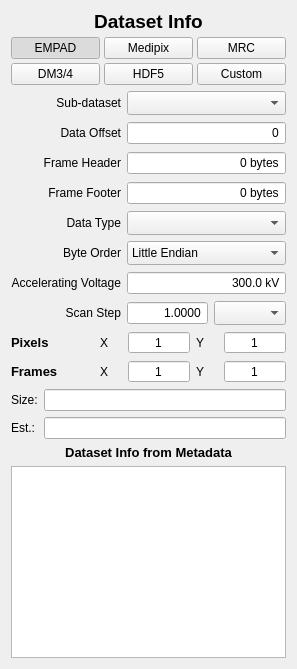
        <widget class="QFrame" name="DatasetInfoFrame">
         <property name="enabled">
          <bool>true</bool>
         </property>
         <layout class="QVBoxLayout" name="DatasetInfoVGrid">
          <property name="sizeConstraint">
           <enum>QLayout::SetMinimumSize</enum>
          </property>
          <item>
           <widget class="QLabel" name="ImpDatasetInfoLabel">
            <property name="maximumSize">
             <size>
              <width>16777215</width>
              <height>20</height>
             </size>
            </property>
            <property name="font">
             <font>
              <pointsize>14</pointsize>
              <weight>75</weight>
              <bold>true</bold>
             </font>
            </property>
            <property name="text">
             <string>Dataset Info</string>
            </property>
            <property name="alignment">
             <set>Qt::AlignCenter</set>
            </property>
           </widget>
          </item>
          <item>
           <layout class="QGridLayout" name="ImpFileTypeButtonGrid">
            <property name="spacing">
             <number>4</number>
            </property>
            <item row="0" column="0">
             <widget class="QPushButton" name="EMPADButton">
              <property name="enabled">
               <bool>true</bool>
              </property>
              <property name="text">
               <string>EMPAD</string>
              </property>
              <property name="checkable">
               <bool>true</bool>
              </property>
              <property name="checked">
               <bool>true</bool>
              </property>
              <property name="autoExclusive">
               <bool>true</bool>
              </property>
             </widget>
            </item>
            <item row="0" column="1">
             <widget class="QPushButton" name="MedipixButton">
              <property name="enabled">
               <bool>true</bool>
              </property>
              <property name="text">
               <string>Medipix</string>
              </property>
              <property name="checkable">
               <bool>true</bool>
              </property>
              <property name="autoExclusive">
               <bool>true</bool>
              </property>
             </widget>
            </item>
            <item row="0" column="2">
             <widget class="QPushButton" name="MRCButton">
              <property name="enabled">
               <bool>true</bool>
              </property>
              <property name="text">
               <string>MRC</string>
              </property>
              <property name="checkable">
               <bool>true</bool>
              </property>
              <property name="autoExclusive">
               <bool>true</bool>
              </property>
             </widget>
            </item>
            <item row="1" column="0">
             <widget class="QPushButton" name="DM34Button">
              <property name="enabled">
               <bool>true</bool>
              </property>
              <property name="text">
               <string>DM3/4</string>
              </property>
              <property name="checkable">
               <bool>true</bool>
              </property>
              <property name="autoExclusive">
               <bool>true</bool>
              </property>
             </widget>
            </item>
            <item row="1" column="1">
             <widget class="QPushButton" name="HDF5Button">
              <property name="enabled">
               <bool>true</bool>
              </property>
              <property name="text">
               <string>HDF5</string>
              </property>
              <property name="checkable">
               <bool>true</bool>
              </property>
              <property name="autoExclusive">
               <bool>true</bool>
              </property>
             </widget>
            </item>
            <item row="1" column="2">
             <widget class="QPushButton" name="CustomButton">
              <property name="enabled">
               <bool>true</bool>
              </property>
              <property name="text">
               <string>Custom</string>
              </property>
              <property name="checkable">
               <bool>true</bool>
              </property>
              <property name="autoExclusive">
               <bool>true</bool>
              </property>
             </widget>
            </item>
           </layout>
          </item>
          <item>
           <layout class="QFormLayout" name="ImpDatasetStructGrid">
            <property name="labelAlignment">
             <set>Qt::AlignRight|Qt::AlignTrailing|Qt::AlignVCenter</set>
            </property>
            <item row="0" column="0">
             <widget class="QLabel" name="ImpSubImgLabel">
              <property name="text">
               <string>Sub-dataset</string>
              </property>
              <property name="alignment">
               <set>Qt::AlignRight|Qt::AlignTrailing|Qt::AlignVCenter</set>
              </property>
              <property name="buddy">
               <cstring>ImpSubImg</cstring>
              </property>
             </widget>
            </item>
            <item row="0" column="1">
             <widget class="QComboBox" name="ImpSubImg">
              <property name="minimumSize">
               <size>
                <width>0</width>
                <height>24</height>
               </size>
              </property>
             </widget>
            </item>
            <item row="1" column="0">
             <widget class="QLabel" name="DataOffsetLabel">
              <property name="text">
               <string>Data Offset</string>
              </property>
              <property name="alignment">
               <set>Qt::AlignRight|Qt::AlignTrailing|Qt::AlignVCenter</set>
              </property>
              <property name="buddy">
               <cstring>DataOffset</cstring>
              </property>
             </widget>
            </item>
            <item row="2" column="0">
             <widget class="QLabel" name="FrHeadLabel">
              <property name="text">
               <string>Frame Header</string>
              </property>
              <property name="alignment">
               <set>Qt::AlignRight|Qt::AlignTrailing|Qt::AlignVCenter</set>
              </property>
              <property name="buddy">
               <cstring>FrHead</cstring>
              </property>
             </widget>
            </item>
            <item row="3" column="0">
             <widget class="QLabel" name="FrFootLabel">
              <property name="text">
               <string>Frame Footer</string>
              </property>
              <property name="alignment">
               <set>Qt::AlignRight|Qt::AlignTrailing|Qt::AlignVCenter</set>
              </property>
              <property name="buddy">
               <cstring>FrFoot</cstring>
              </property>
             </widget>
            </item>
            <item row="4" column="0">
             <widget class="QLabel" name="ImpDataTypeLabel">
              <property name="text">
               <string>Data Type</string>
              </property>
              <property name="alignment">
               <set>Qt::AlignRight|Qt::AlignTrailing|Qt::AlignVCenter</set>
              </property>
              <property name="buddy">
               <cstring>ImpDataType</cstring>
              </property>
             </widget>
            </item>
            <item row="4" column="1">
             <widget class="QComboBox" name="ImpDataType">
              <property name="minimumSize">
               <size>
                <width>0</width>
                <height>24</height>
               </size>
              </property>
             </widget>
            </item>
            <item row="5" column="0">
             <widget class="QLabel" name="ImpByteOrderLabel">
              <property name="text">
               <string>Byte Order</string>
              </property>
              <property name="alignment">
               <set>Qt::AlignRight|Qt::AlignTrailing|Qt::AlignVCenter</set>
              </property>
              <property name="buddy">
               <cstring>ImpByteOrder</cstring>
              </property>
             </widget>
            </item>
            <item row="5" column="1">
             <widget class="QComboBox" name="ImpByteOrder">
              <property name="minimumSize">
               <size>
                <width>0</width>
                <height>24</height>
               </size>
              </property>
              <property name="inputMethodHints">
               <set>Qt::ImhNone</set>
              </property>
              <item>
               <property name="text">
                <string>Little Endian</string>
               </property>
              </item>
              <item>
               <property name="text">
                <string>Big Endian</string>
               </property>
              </item>
             </widget>
            </item>
            <item row="6" column="0">
             <widget class="QLabel" name="ImpAccVoltLabel">
              <property name="text">
               <string>Accelerating Voltage</string>
              </property>
              <property name="alignment">
               <set>Qt::AlignRight|Qt::AlignTrailing|Qt::AlignVCenter</set>
              </property>
              <property name="buddy">
               <cstring>ImpAccVolt</cstring>
              </property>
             </widget>
            </item>
            <item row="6" column="1">
             <widget class="QDoubleSpinBox" name="ImpAccVolt">
              <property name="minimumSize">
               <size>
                <width>0</width>
                <height>24</height>
               </size>
              </property>
              <property name="toolTip">
               <string>Beam energy, used to convert between scattering angle (mrad) and spatial frequency (Å⁻¹) with the relativistic electron wavelength</string>
              </property>
              <property name="alignment">
               <set>Qt::AlignRight|Qt::AlignTrailing|Qt::AlignVCenter</set>
              </property>
              <property name="buttonSymbols">
               <enum>QAbstractSpinBox::NoButtons</enum>
              </property>
              <property name="suffix">
               <string> kV</string>
              </property>
              <property name="decimals">
               <number>1</number>
              </property>
              <property name="minimum">
               <double>1.000000000000000</double>
              </property>
              <property name="maximum">
               <double>3000.000000000000000</double>
              </property>
              <property name="value">
               <double>300.000000000000000</double>
              </property>
             </widget>
            </item>
            <item row="7" column="0">
             <widget class="QLabel" name="ImpScanStepLabel">
              <property name="text">
               <string>Scan Step</string>
              </property>
              <property name="alignment">
               <set>Qt::AlignRight|Qt::AlignTrailing|Qt::AlignVCenter</set>
              </property>
              <property name="buddy">
               <cstring>ImpScanStep</cstring>
              </property>
             </widget>
            </item>
            <item row="7" column="1">
             <layout class="QHBoxLayout" name="ImpScanStepGrid" stretch="1,0">
              <item>
               <widget class="QDoubleSpinBox" name="ImpScanStep">
                <property name="minimumSize">
                 <size>
                  <width>0</width>
                  <height>24</height>
                 </size>
                </property>
                <property name="toolTip">
                 <string>Distance between neighbouring probe positions in the file; partial import multiplies it by the sampling step</string>
                </property>
                <property name="alignment">
                 <set>Qt::AlignRight|Qt::AlignTrailing|Qt::AlignVCenter</set>
                </property>
                <property name="buttonSymbols">
                 <enum>QAbstractSpinBox::NoButtons</enum>
                </property>
                <property name="decimals">
                 <number>4</number>
                </property>
                <property name="minimum">
                 <double>0.000100000000000</double>
                </property>
                <property name="maximum">
                 <double>1000000.000000000000000</double>
                </property>
                <property name="value">
                 <double>1.000000000000000</double>
                </property>
               </widget>
              </item>
              <item>
               <widget class="QComboBox" name="ImpScanUnits">
                <property name="minimumSize">
                 <size>
                  <width>0</width>
                  <height>24</height>
                 </size>
                </property>
                <property name="toolTip">
                 <string>px: uncalibrated (one probe position of the file)</string>
                </property>
               </widget>
              </item>
             </layout>
            </item>
            <item row="1" column="1">
             <widget class="QLargeIntSpinBox" name="DataOffset">
              <property name="minimumSize">
               <size>
                <width>0</width>
                <height>24</height>
               </size>
              </property>
              <property name="alignment">
               <set>Qt::AlignRight|Qt::AlignTrailing|Qt::AlignVCenter</set>
              </property>
              <property name="buttonSymbols">
               <enum>QAbstractSpinBox::NoButtons</enum>
              </property>
              <property name="showGroupSeparator" stdset="0">
               <bool>false</bool>
              </property>
             </widget>
            </item>
            <item row="3" column="1">
             <widget class="QSpinBox" name="FrFoot">
              <property name="minimumSize">
               <size>
                <width>0</width>
                <height>24</height>
               </size>
              </property>
              <property name="alignment">
               <set>Qt::AlignRight|Qt::AlignTrailing|Qt::AlignVCenter</set>
              </property>
              <property name="buttonSymbols">
               <enum>QAbstractSpinBox::NoButtons</enum>
              </property>
              <property name="showGroupSeparator" stdset="0">
               <bool>false</bool>
              </property>
              <property name="suffix">
               <string> bytes</string>
              </property>
              <property name="maximum">
               <number>2140000001</number>
              </property>
             </widget>
            </item>
            <item row="2" column="1">
             <widget class="QSpinBox" name="FrHead">
              <property name="minimumSize">
               <size>
                <width>0</width>
                <height>24</height>
               </size>
              </property>
              <property name="alignment">
               <set>Qt::AlignRight|Qt::AlignTrailing|Qt::AlignVCenter</set>
              </property>
              <property name="buttonSymbols">
               <enum>QAbstractSpinBox::NoButtons</enum>
              </property>
              <property name="showGroupSeparator" stdset="0">
               <bool>false</bool>
              </property>
              <property name="suffix">
               <string> bytes</string>
              </property>
              <property name="maximum">
               <number>2140000001</number>
              </property>
             </widget>
            </item>
           </layout>
          </item>
          <item>
           <layout class="QGridLayout" name="ImpDimensionGrid">
            <item row="1" column="3">
             <widget class="QLabel" name="DNFrYLabel">
              <property name="maximumSize">
               <size>
                <width>22</width>
                <height>16777215</height>
               </size>
              </property>
              <property name="text">
               <string>Y</string>
              </property>
              <property name="buddy">
               <cstring>DNFrY</cstring>
              </property>
             </widget>
            </item>
            <item row="0" column="3">
             <widget class="QLabel" name="DNPxYLabel">
              <property name="maximumSize">
               <size>
                <width>22</width>
                <height>16777215</height>
               </size>
              </property>
              <property name="text">
               <string>Y</string>
              </property>
              <property name="buddy">
               <cstring>DNPxY</cstring>
              </property>
             </widget>
            </item>
            <item row="1" column="1">
             <widget class="QLabel" name="DNFrXLabel">
              <property name="maximumSize">
               <size>
                <width>22</width>
                <height>16777215</height>
               </size>
              </property>
              <property name="text">
               <string>X</string>
              </property>
              <property name="buddy">
               <cstring>DNFrX</cstring>
              </property>
             </widget>
            </item>
            <item row="0" column="0">
             <widget class="QLabel" name="DNPxLabel">
              <property name="font">
               <font>
                <pointsize>10</pointsize>
                <weight>75</weight>
                <bold>true</bold>
               </font>
              </property>
              <property name="text">
               <string>Pixels</string>
              </property>
             </widget>
            </item>
            <item row="1" column="0">
             <widget class="QLabel" name="DNFrLabel">
              <property name="font">
               <font>
                <pointsize>10</pointsize>
                <weight>75</weight>
                <bold>true</bold>
               </font>
              </property>
              <property name="text">
               <string>Frames</string>
              </property>
             </widget>
            </item>
            <item row="0" column="1">
             <widget class="QLabel" name="DNPxXLabel">
              <property name="maximumSize">
               <size>
                <width>22</width>
                <height>16777215</height>
               </size>
              </property>
              <property name="text">
               <string>X</string>
              </property>
              <property name="buddy">
               <cstring>DNPxX</cstring>
              </property>
             </widget>
            </item>
            <item row="0" column="4">
             <widget class="QSpinBox" name="DNPxY">
              <property name="minimumSize">
               <size>
                <width>62</width>
                <height>0</height>
               </size>
              </property>
              <property name="maximumSize">
               <size>
                <width>62</width>
                <height>16777215</height>
               </size>
              </property>
              <property name="accessibleDescription">
               <string>Import Dfrn</string>
              </property>
              <property name="alignment">
               <set>Qt::AlignCenter</set>
              </property>
              <property name="buttonSymbols">
               <enum>QAbstractSpinBox::NoButtons</enum>
              </property>
              <property name="minimum">
               <number>1</number>
              </property>
              <property name="maximum">
               <number>1000000</number>
              </property>
             </widget>
            </item>
            <item row="1" column="4">
             <widget class="QSpinBox" name="DNFrY">
              <property name="minimumSize">
               <size>
                <width>62</width>
                <height>0</height>
               </size>
              </property>
              <property name="maximumSize">
               <size>
                <width>62</width>
                <height>16777215</height>
               </size>
              </property>
              <property name="accessibleDescription">
               <string>Import Real</string>
              </property>
              <property name="alignment">
               <set>Qt::AlignCenter</set>
              </property>
              <property name="buttonSymbols">
               <enum>QAbstractSpinBox::NoButtons</enum>
              </property>
              <property name="minimum">
               <number>1</number>
              </property>
              <property name="maximum">
               <number>1000000</number>
              </property>
             </widget>
            </item>
            <item row="0" column="2">
             <widget class="QSpinBox" name="DNPxX">
              <property name="minimumSize">
               <size>
                <width>62</width>
                <height>0</height>
               </size>
              </property>
              <property name="maximumSize">
               <size>
                <width>62</width>
                <height>16777215</height>
               </size>
              </property>
              <property name="accessibleDescription">
               <string>Import Dfrn</string>
              </property>
              <property name="alignment">
               <set>Qt::AlignCenter</set>
              </property>
              <property name="buttonSymbols">
               <enum>QAbstractSpinBox::NoButtons</enum>
              </property>
              <property name="minimum">
               <number>1</number>
              </property>
              <property name="maximum">
               <number>1000000</number>
              </property>
             </widget>
            </item>
            <item row="1" column="2">
             <widget class="QSpinBox" name="DNFrX">
              <property name="minimumSize">
               <size>
                <width>62</width>
                <height>0</height>
               </size>
              </property>
              <property name="maximumSize">
               <size>
                <width>62</width>
                <height>16777215</height>
               </size>
              </property>
              <property name="accessibleDescription">
               <string>Import Real</string>
              </property>
              <property name="alignment">
               <set>Qt::AlignCenter</set>
              </property>
              <property name="buttonSymbols">
               <enum>QAbstractSpinBox::NoButtons</enum>
              </property>
              <property name="minimum">
               <number>1</number>
              </property>
              <property name="maximum">
               <number>1000000</number>
              </property>
             </widget>
            </item>
           </layout>
          </item>
          <item>
           <layout class="QGridLayout" name="ImpFileSizeGrid">
            <item row="0" column="0">
             <widget class="QLabel" name="ImpActualFilesizeLabel">
              <property name="text">
               <string>Size:</string>
              </property>
              <property name="buddy">
               <cstring>ImpActualFilesize</cstring>
              </property>
             </widget>
            </item>
            <item row="1" column="1">
             <widget class="QLineEdit" name="ImpEstFilesize">
              <property name="readOnly">
               <bool>true</bool>
              </property>
             </widget>
            </item>
            <item row="1" column="0">
             <widget class="QLabel" name="ImpEstFilesizeLabel">
              <property name="text">
               <string>Est.:</string>
              </property>
              <property name="buddy">
               <cstring>ImpEstFilesize</cstring>
              </property>
             </widget>
            </item>
            <item row="0" column="1">
             <widget class="QLineEdit" name="ImpActualFilesize">
              <property name="readOnly">
               <bool>true</bool>
              </property>
             </widget>
            </item>
           </layout>
          </item>
          <item>
           <widget class="QLabel" name="ImpFileMetaNotesLabel">
            <property name="maximumSize">
             <size>
              <width>16777215</width>
              <height>16</height>
             </size>
            </property>
            <property name="font">
             <font>
              <pointsize>10</pointsize>
              <weight>75</weight>
              <bold>true</bold>
             </font>
            </property>
            <property name="text">
             <string>Dataset Info from Metadata</string>
            </property>
            <property name="alignment">
             <set>Qt::AlignCenter</set>
            </property>
           </widget>
          </item>
          <item>
           <widget class="QTextEdit" name="ImpFileMetaNotes">
            <property name="maximumSize">
             <size>
              <width>1000</width>
              <height>1000</height>
             </size>
            </property>
           </widget>
          </item>
         </layout>
        </widget>
